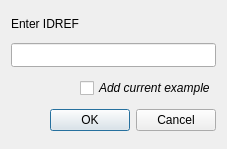
<?xml version="1.0" encoding="UTF-8"?>
<ui version="4.0">
 <class>AddEg</class>
 <widget class="QDialog" name="AddEg">
  <property name="geometry">
   <rect>
    <x>0</x>
    <y>0</y>
    <width>227</width>
    <height>149</height>
   </rect>
  </property>
  <property name="windowTitle">
   <string>Add example</string>
  </property>
  <property name="sizeGripEnabled">
   <bool>false</bool>
  </property>
  <layout class="QVBoxLayout" name="verticalLayout">
   <item>
    <widget class="QLabel" name="label">
     <property name="minimumSize">
      <size>
       <width>0</width>
       <height>16</height>
      </size>
     </property>
     <property name="maximumSize">
      <size>
       <width>16777215</width>
       <height>16</height>
      </size>
     </property>
     <property name="text">
      <string>Enter IDREF</string>
     </property>
    </widget>
   </item>
   <item>
    <widget class="QLineEdit" name="IDRef">
     <property name="minimumSize">
      <size>
       <width>0</width>
       <height>24</height>
      </size>
     </property>
     <property name="maximumSize">
      <size>
       <width>16777215</width>
       <height>24</height>
      </size>
     </property>
     <property name="toolTip">
      <string>Add the ID number of the example to add.
This can be copied-and-pasted from the
top left corner of the example viewed in the
Examples tab.</string>
     </property>
    </widget>
   </item>
   <item>
    <layout class="QHBoxLayout" name="horizontalLayout">
     <item>
      <spacer name="horizontalSpacer">
       <property name="orientation">
        <enum>Qt::Horizontal</enum>
       </property>
       <property name="sizeHint" stdset="0">
        <size>
         <width>40</width>
         <height>20</height>
        </size>
       </property>
      </spacer>
     </item>
     <item>
      <widget class="QCheckBox" name="checkBox">
       <property name="font">
        <font>
         <italic>true</italic>
        </font>
       </property>
       <property name="toolTip">
        <string>check to add the example currently 
visible in the Examples tab</string>
       </property>
       <property name="text">
        <string>Add current example</string>
       </property>
      </widget>
     </item>
    </layout>
   </item>
   <item>
    <widget class="QDialogButtonBox" name="buttonBox">
     <property name="standardButtons">
      <set>QDialogButtonBox::Cancel|QDialogButtonBox::Ok</set>
     </property>
    </widget>
   </item>
  </layout>
 </widget>
 <resources/>
 <connections/>
</ui>
